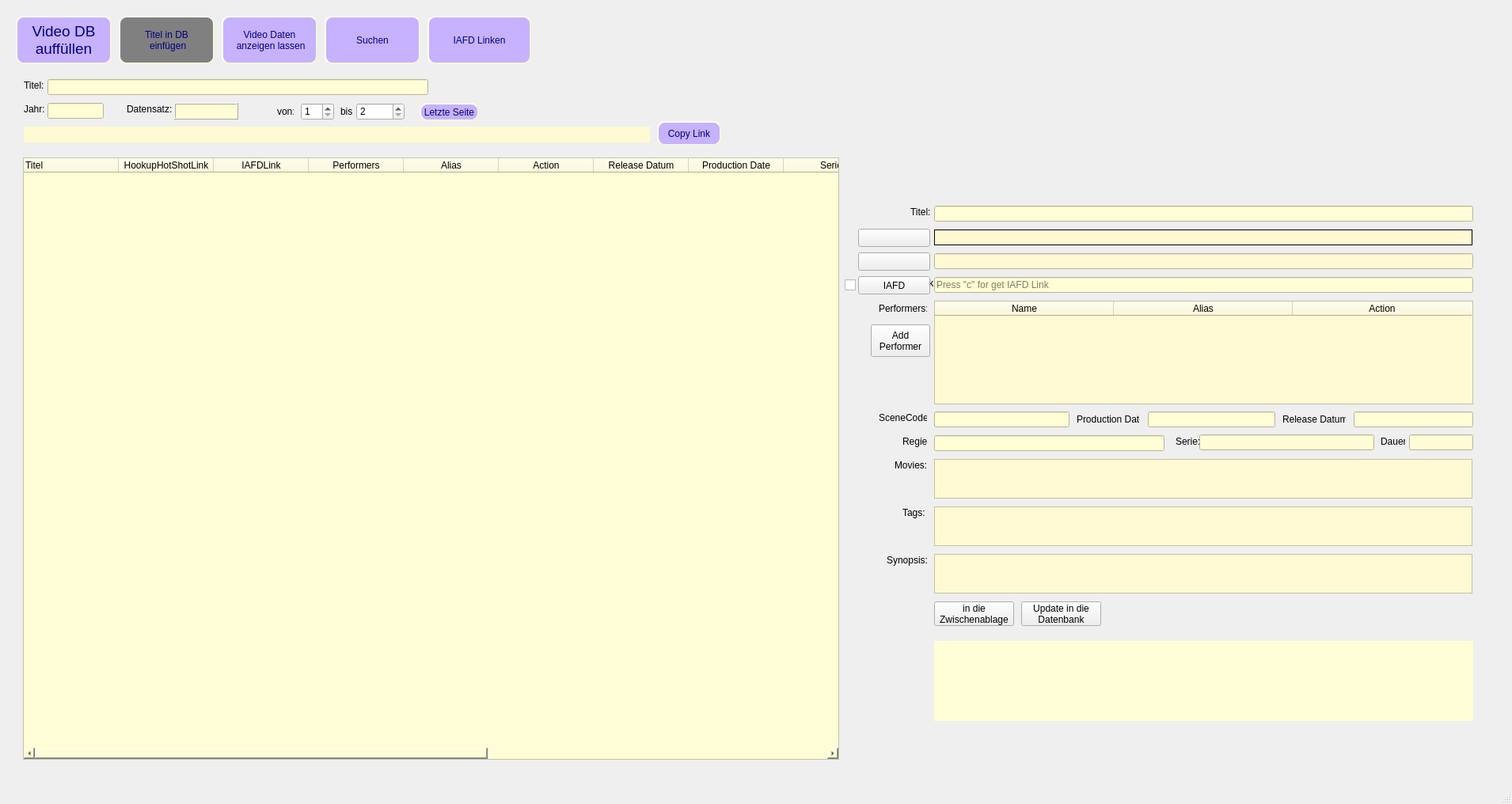
<?xml version="1.0" encoding="UTF-8"?>
<ui version="4.0">
 <class>Haupt_Fenster</class>
 <widget class="QMainWindow" name="Haupt_Fenster">
  <property name="geometry">
   <rect>
    <x>0</x>
    <y>0</y>
    <width>1910</width>
    <height>1016</height>
   </rect>
  </property>
  <property name="windowTitle">
   <string>HookupHotShot</string>
  </property>
  <widget class="QWidget" name="centralwidget">
   <widget class="QPushButton" name="Btn_Suchen">
    <property name="enabled">
     <bool>true</bool>
    </property>
    <property name="geometry">
     <rect>
      <x>410</x>
      <y>20</y>
      <width>121</width>
      <height>61</height>
     </rect>
    </property>
    <property name="styleSheet">
     <string notr="true">QPushButton { 
	color: rgb(0, 0, 127);
	selection-background-color: rgb(255, 85, 0);
	background-color: rgb(198, 178, 255);
	border-style: outset;
	border-width: 2px;
	font: 22pt &quot;MS Shell Dlg 2&quot;;
	border-radius: 10px;
	border-color: beige;
}                   
QPushButton:enabled{
	background-color: rgb(198, 178, 255);
}                           
QPushButton:pressed{ 
	background: red;
}                            
QPushButton:disabled{                             
	background-color: gray;                
}
QPushButton:hover{
	background-color: rgb(255, 85, 255);
}         </string>
    </property>
    <property name="text">
     <string>Suchen</string>
    </property>
   </widget>
   <widget class="QPushButton" name="Btn_VideoData">
    <property name="enabled">
     <bool>true</bool>
    </property>
    <property name="geometry">
     <rect>
      <x>280</x>
      <y>20</y>
      <width>121</width>
      <height>61</height>
     </rect>
    </property>
    <property name="styleSheet">
     <string notr="true">QPushButton { 
	font: 11pt &quot;MS Shell Dlg 2&quot;;
	color: rgb(0, 0, 127);
	selection-background-color: rgb(255, 85, 0);
	background-color: rgb(198, 178, 255);
	border-style: outset;
	border-width: 2px;
	font: 75 12pt &quot;MS Shell Dlg 2&quot;;
	border-radius: 10px;
	border-color: beige;
}                   
QPushButton:enabled{
	background-color: rgb(198, 178, 255);
}                           
QPushButton:pressed{ 
	background: red;
}                            
QPushButton:disabled{                             
	background-color: gray;                
}
QPushButton:hover{
	background-color: rgb(255, 85, 255);
}         </string>
    </property>
    <property name="text">
     <string>Video Daten 
 anzeigen lassen</string>
    </property>
    <property name="checkable">
     <bool>true</bool>
    </property>
   </widget>
   <widget class="QPushButton" name="Btn_IAFDLinken">
    <property name="geometry">
     <rect>
      <x>540</x>
      <y>20</y>
      <width>131</width>
      <height>61</height>
     </rect>
    </property>
    <property name="styleSheet">
     <string notr="true">QPushButton { 
	color: rgb(0, 0, 127);
	selection-background-color: rgb(255, 85, 0);
	background-color: rgb(198, 178, 255);
	border-style: outset;
	border-width: 2px;
	font: 16pt &quot;MS Shell Dlg 2&quot;;
	border-radius: 10px;
	border-color: beige;
}                   
QPushButton:enabled{
	background-color: rgb(198, 178, 255);
}                           
QPushButton:pressed{ 
	background: red;
}                            
QPushButton:disabled{                             
	background-color: gray;                
}
QPushButton:hover{
	background-color: rgb(255, 85, 255);
}         </string>
    </property>
    <property name="text">
     <string>IAFD Linken</string>
    </property>
   </widget>
   <widget class="QPushButton" name="Btn_VideoDB">
    <property name="enabled">
     <bool>true</bool>
    </property>
    <property name="geometry">
     <rect>
      <x>20</x>
      <y>20</y>
      <width>121</width>
      <height>61</height>
     </rect>
    </property>
    <property name="font">
     <font>
      <family>MS Shell Dlg 2</family>
      <pointsize>14</pointsize>
      <weight>50</weight>
      <italic>false</italic>
      <bold>false</bold>
     </font>
    </property>
    <property name="styleSheet">
     <string notr="true">QPushButton { 
	color: rgb(0, 0, 127);
	selection-background-color: rgb(255, 85, 0);
	background-color: rgb(198, 178, 255);
   
	border-image: url(:/Video_DBauffuellen/database_add.png);
	border-style: outset;
	border-width: 2px;
	font: 14pt &quot;MS Shell Dlg 2&quot;;
	border-radius: 10px;
	border-color: beige;
}                   

QPushButton:enabled{
	background-color: rgb(198, 178, 255);
}                           
QPushButton:pressed{ 
	background: red;
}                            
QPushButton:disabled{                             
	background-color: gray;                
}
QPushButton:hover{
	background-color: rgb(255, 85, 255);
}         </string>
    </property>
    <property name="text">
     <string>Video DB 
auffüllen</string>
    </property>
    <property name="icon">
     <iconset theme="ui\graphics\database_add.png">
      <normaloff>.</normaloff>.</iconset>
    </property>
   </widget>
   <widget class="QLabel" name="lbl_Titel">
    <property name="geometry">
     <rect>
      <x>30</x>
      <y>100</y>
      <width>31</width>
      <height>16</height>
     </rect>
    </property>
    <property name="text">
     <string>Titel:</string>
    </property>
   </widget>
   <widget class="QLineEdit" name="lnEdit_Titel">
    <property name="geometry">
     <rect>
      <x>60</x>
      <y>100</y>
      <width>481</width>
      <height>20</height>
     </rect>
    </property>
    <property name="styleSheet">
     <string notr="true">background-color: rgb(255, 253, 213);</string>
    </property>
    <property name="text">
     <string/>
    </property>
   </widget>
   <widget class="QLineEdit" name="lnEdit_Jahr">
    <property name="geometry">
     <rect>
      <x>60</x>
      <y>130</y>
      <width>71</width>
      <height>20</height>
     </rect>
    </property>
    <property name="styleSheet">
     <string notr="true">background-color: rgb(255, 253, 213);</string>
    </property>
    <property name="text">
     <string/>
    </property>
   </widget>
   <widget class="QLabel" name="lblJahr">
    <property name="geometry">
     <rect>
      <x>30</x>
      <y>130</y>
      <width>31</width>
      <height>16</height>
     </rect>
    </property>
    <property name="text">
     <string>Jahr:</string>
    </property>
   </widget>
   <widget class="QLabel" name="lblAFDLink">
    <property name="geometry">
     <rect>
      <x>30</x>
      <y>160</y>
      <width>791</width>
      <height>20</height>
     </rect>
    </property>
    <property name="styleSheet">
     <string notr="true">background-color: rgb(255, 250, 211);</string>
    </property>
    <property name="text">
     <string/>
    </property>
   </widget>
   <widget class="QPushButton" name="Btn_CopyLink">
    <property name="geometry">
     <rect>
      <x>830</x>
      <y>153</y>
      <width>81</width>
      <height>31</height>
     </rect>
    </property>
    <property name="styleSheet">
     <string notr="true">QPushButton { 
	color: rgb(0, 0, 127);
	selection-background-color: rgb(255, 85, 0);
	background-color: rgb(198, 178, 255);
	border-style: outset;
	border-width: 2px;
	font: 10pt &quot;MS Shell Dlg 2&quot;;
	border-radius: 10px;
	border-color: beige;
}                   
QPushButton:enabled{
	background-color: rgb(198, 178, 255);
}                           
QPushButton:pressed{ 
	background: red;
}                            
QPushButton:disabled{                             
	background-color: gray;                
}
QPushButton:hover{
	background-color: rgb(255, 85, 255);
}   </string>
    </property>
    <property name="text">
     <string>Copy Link</string>
    </property>
   </widget>
   <widget class="QPushButton" name="Btn_AddTitel">
    <property name="enabled">
     <bool>false</bool>
    </property>
    <property name="geometry">
     <rect>
      <x>150</x>
      <y>20</y>
      <width>121</width>
      <height>61</height>
     </rect>
    </property>
    <property name="styleSheet">
     <string notr="true">QPushButton { 
	color: rgb(0, 0, 127);
	selection-background-color: rgb(255, 85, 0);
	background-color: rgb(198, 178, 255);
	border-style: outset;
	border-width: 2px;
	font: 14pt &quot;MS Shell Dlg 2&quot;;
	border-radius: 10px;
	border-color: beige;
}                   
QPushButton:enabled{
	background-color: rgb(198, 178, 255);
}                           
QPushButton:pressed{ 
	background: red;
}                            
QPushButton:disabled{                             
	background-color: gray;                
}
QPushButton:hover{
	background-color: rgb(255, 85, 255);
}         </string>
    </property>
    <property name="text">
     <string>Titel in DB
 einfügen</string>
    </property>
    <property name="checkable">
     <bool>true</bool>
    </property>
   </widget>
   <widget class="QLabel" name="lblDBTitel">
    <property name="geometry">
     <rect>
      <x>1150</x>
      <y>260</y>
      <width>31</width>
      <height>16</height>
     </rect>
    </property>
    <property name="text">
     <string>Titel:</string>
    </property>
   </widget>
   <widget class="QLabel" name="lblDBIAFDLink">
    <property name="geometry">
     <rect>
      <x>1130</x>
      <y>350</y>
      <width>51</width>
      <height>16</height>
     </rect>
    </property>
    <property name="text">
     <string>IAFDLink:</string>
    </property>
   </widget>
   <widget class="QLabel" name="lblDBPerformers">
    <property name="geometry">
     <rect>
      <x>1110</x>
      <y>380</y>
      <width>61</width>
      <height>20</height>
     </rect>
    </property>
    <property name="text">
     <string>Performers:</string>
    </property>
   </widget>
   <widget class="QLabel" name="lblDBSceneCode">
    <property name="geometry">
     <rect>
      <x>1110</x>
      <y>520</y>
      <width>61</width>
      <height>16</height>
     </rect>
    </property>
    <property name="text">
     <string>SceneCode:</string>
    </property>
   </widget>
   <widget class="QLabel" name="lblDBRegie">
    <property name="geometry">
     <rect>
      <x>1140</x>
      <y>550</y>
      <width>31</width>
      <height>16</height>
     </rect>
    </property>
    <property name="text">
     <string>Regie:</string>
    </property>
   </widget>
   <widget class="QLabel" name="lblDBMovies">
    <property name="geometry">
     <rect>
      <x>1130</x>
      <y>580</y>
      <width>41</width>
      <height>16</height>
     </rect>
    </property>
    <property name="text">
     <string>Movies:</string>
    </property>
   </widget>
   <widget class="QLabel" name="lblDBSynopsis">
    <property name="geometry">
     <rect>
      <x>1120</x>
      <y>700</y>
      <width>51</width>
      <height>16</height>
     </rect>
    </property>
    <property name="text">
     <string>Synopsis:</string>
    </property>
   </widget>
   <widget class="QLabel" name="lblDBProDate">
    <property name="geometry">
     <rect>
      <x>1360</x>
      <y>520</y>
      <width>80</width>
      <height>20</height>
     </rect>
    </property>
    <property name="text">
     <string>Production Date:</string>
    </property>
   </widget>
   <widget class="QTableWidget" name="tblWdg_Daten">
    <property name="geometry">
     <rect>
      <x>29</x>
      <y>199</y>
      <width>1031</width>
      <height>761</height>
     </rect>
    </property>
    <property name="maximumSize">
     <size>
      <width>1100</width>
      <height>16777215</height>
     </size>
    </property>
    <property name="tabletTracking">
     <bool>false</bool>
    </property>
    <property name="styleSheet">
     <string notr="true">background-color: rgb(255, 253, 213);</string>
    </property>
    <property name="sizeAdjustPolicy">
     <enum>QAbstractScrollArea::AdjustToContents</enum>
    </property>
    <property name="editTriggers">
     <set>QAbstractItemView::SelectedClicked</set>
    </property>
    <property name="selectionBehavior">
     <enum>QAbstractItemView::SelectRows</enum>
    </property>
    <property name="sortingEnabled">
     <bool>true</bool>
    </property>
    <attribute name="horizontalHeaderDefaultSectionSize">
     <number>120</number>
    </attribute>
    <column>
     <property name="text">
      <string>Titel</string>
     </property>
     <property name="textAlignment">
      <set>AlignLeading|AlignTop</set>
     </property>
    </column>
    <column>
     <property name="text">
      <string>HookupHotShotLink</string>
     </property>
    </column>
    <column>
     <property name="text">
      <string>IAFDLink</string>
     </property>
    </column>
    <column>
     <property name="text">
      <string>Performers</string>
     </property>
    </column>
    <column>
     <property name="text">
      <string>Alias</string>
     </property>
    </column>
    <column>
     <property name="text">
      <string>Action</string>
     </property>
    </column>
    <column>
     <property name="text">
      <string>Release Datum</string>
     </property>
    </column>
    <column>
     <property name="text">
      <string>Production Date</string>
     </property>
    </column>
    <column>
     <property name="text">
      <string>Serie</string>
     </property>
    </column>
    <column>
     <property name="text">
      <string>Regie</string>
     </property>
    </column>
    <column>
     <property name="text">
      <string>Scene Code</string>
     </property>
    </column>
    <column>
     <property name="text">
      <string>Movies</string>
     </property>
    </column>
    <column>
     <property name="text">
      <string>Synopsis</string>
     </property>
    </column>
    <column>
     <property name="text">
      <string>Tags</string>
     </property>
    </column>
   </widget>
   <widget class="QLabel" name="lblDBWebSideLink1">
    <property name="geometry">
     <rect>
      <x>1088</x>
      <y>290</y>
      <width>81</width>
      <height>16</height>
     </rect>
    </property>
    <property name="text">
     <string>Hookup Hotshots:</string>
    </property>
   </widget>
   <widget class="QLabel" name="lbl_DBWebSideLink1">
    <property name="geometry">
     <rect>
      <x>1180</x>
      <y>290</y>
      <width>680</width>
      <height>20</height>
     </rect>
    </property>
    <property name="styleSheet">
     <string notr="true">background-color: rgb(255, 250, 211);</string>
    </property>
    <property name="frameShape">
     <enum>QFrame::Box</enum>
    </property>
    <property name="frameShadow">
     <enum>QFrame::Plain</enum>
    </property>
    <property name="text">
     <string/>
    </property>
   </widget>
   <widget class="QLineEdit" name="lnEdit_DBTitel">
    <property name="geometry">
     <rect>
      <x>1180</x>
      <y>260</y>
      <width>681</width>
      <height>20</height>
     </rect>
    </property>
    <property name="styleSheet">
     <string notr="true">background-color: rgb(255, 253, 213);</string>
    </property>
   </widget>
   <widget class="QLineEdit" name="lnEdit_DBSceneCode">
    <property name="geometry">
     <rect>
      <x>1180</x>
      <y>520</y>
      <width>171</width>
      <height>20</height>
     </rect>
    </property>
    <property name="styleSheet">
     <string notr="true">background-color: rgb(255, 253, 213);</string>
    </property>
   </widget>
   <widget class="QLineEdit" name="lnEdit_DBProDate">
    <property name="geometry">
     <rect>
      <x>1450</x>
      <y>520</y>
      <width>161</width>
      <height>20</height>
     </rect>
    </property>
    <property name="styleSheet">
     <string notr="true">background-color: rgb(255, 253, 213);</string>
    </property>
   </widget>
   <widget class="QLineEdit" name="lnEdit_DBRegie">
    <property name="geometry">
     <rect>
      <x>1180</x>
      <y>550</y>
      <width>291</width>
      <height>20</height>
     </rect>
    </property>
    <property name="styleSheet">
     <string notr="true">background-color: rgb(255, 253, 213);</string>
    </property>
   </widget>
   <widget class="QPushButton" name="Btn_IAFDLink">
    <property name="geometry">
     <rect>
      <x>1084</x>
      <y>349</y>
      <width>91</width>
      <height>23</height>
     </rect>
    </property>
    <property name="text">
     <string>IAFD</string>
    </property>
   </widget>
   <widget class="QPushButton" name="Btn_WebSide1">
    <property name="geometry">
     <rect>
      <x>1084</x>
      <y>289</y>
      <width>91</width>
      <height>23</height>
     </rect>
    </property>
    <property name="text">
     <string/>
    </property>
   </widget>
   <widget class="QLineEdit" name="lnEdit_DBRelease">
    <property name="geometry">
     <rect>
      <x>1710</x>
      <y>520</y>
      <width>151</width>
      <height>20</height>
     </rect>
    </property>
    <property name="styleSheet">
     <string notr="true">background-color: rgb(255, 253, 213);</string>
    </property>
   </widget>
   <widget class="QLabel" name="lblDBRelease">
    <property name="geometry">
     <rect>
      <x>1620</x>
      <y>520</y>
      <width>80</width>
      <height>20</height>
     </rect>
    </property>
    <property name="text">
     <string>Release Datum:</string>
    </property>
   </widget>
   <widget class="QPushButton" name="Btn_CopyIAFD">
    <property name="geometry">
     <rect>
      <x>1180</x>
      <y>760</y>
      <width>101</width>
      <height>31</height>
     </rect>
    </property>
    <property name="text">
     <string>in die
Zwischenablage</string>
    </property>
   </widget>
   <widget class="QLabel" name="lblClipboard">
    <property name="geometry">
     <rect>
      <x>1180</x>
      <y>810</y>
      <width>681</width>
      <height>101</height>
     </rect>
    </property>
    <property name="styleSheet">
     <string notr="true">background-color: rgb(255, 253, 213);
</string>
    </property>
    <property name="text">
     <string/>
    </property>
   </widget>
   <widget class="QTextEdit" name="txtEdit_DBMovies">
    <property name="geometry">
     <rect>
      <x>1180</x>
      <y>580</y>
      <width>680</width>
      <height>50</height>
     </rect>
    </property>
    <property name="styleSheet">
     <string notr="true">background-color: rgb(255, 250, 211);</string>
    </property>
    <property name="acceptRichText">
     <bool>false</bool>
    </property>
   </widget>
   <widget class="QTextEdit" name="txtEdit_DBSynopsis">
    <property name="geometry">
     <rect>
      <x>1180</x>
      <y>700</y>
      <width>680</width>
      <height>50</height>
     </rect>
    </property>
    <property name="styleSheet">
     <string notr="true">background-color: rgb(255, 250, 211);</string>
    </property>
    <property name="acceptRichText">
     <bool>false</bool>
    </property>
   </widget>
   <widget class="QPushButton" name="Btn_DBUpdate">
    <property name="geometry">
     <rect>
      <x>1290</x>
      <y>760</y>
      <width>101</width>
      <height>31</height>
     </rect>
    </property>
    <property name="text">
     <string>Update in die
Datenbank</string>
    </property>
   </widget>
   <widget class="QLabel" name="lbl_DatenSatz">
    <property name="geometry">
     <rect>
      <x>220</x>
      <y>130</y>
      <width>81</width>
      <height>21</height>
     </rect>
    </property>
    <property name="styleSheet">
     <string notr="true">background-color: rgb(255, 253, 213);</string>
    </property>
    <property name="frameShape">
     <enum>QFrame::Box</enum>
    </property>
    <property name="frameShadow">
     <enum>QFrame::Raised</enum>
    </property>
    <property name="text">
     <string/>
    </property>
   </widget>
   <widget class="QLabel" name="lbllbl_DatenSatz">
    <property name="geometry">
     <rect>
      <x>160</x>
      <y>130</y>
      <width>61</width>
      <height>16</height>
     </rect>
    </property>
    <property name="text">
     <string>Datensatz:</string>
    </property>
   </widget>
   <widget class="QLineEdit" name="lnEdit_DBIAFDLink">
    <property name="geometry">
     <rect>
      <x>1180</x>
      <y>350</y>
      <width>681</width>
      <height>20</height>
     </rect>
    </property>
    <property name="styleSheet">
     <string notr="true">background-color: rgb(255, 253, 213);</string>
    </property>
    <property name="placeholderText">
     <string>Press &quot;c&quot; for get IAFD Link</string>
    </property>
   </widget>
   <widget class="QCheckBox" name="chkBox_IAFD">
    <property name="geometry">
     <rect>
      <x>1067</x>
      <y>350</y>
      <width>20</width>
      <height>20</height>
     </rect>
    </property>
    <property name="text">
     <string/>
    </property>
   </widget>
   <widget class="QTextEdit" name="txtEdit_DBTags">
    <property name="geometry">
     <rect>
      <x>1180</x>
      <y>640</y>
      <width>680</width>
      <height>50</height>
     </rect>
    </property>
    <property name="styleSheet">
     <string notr="true">background-color: rgb(255, 250, 211);</string>
    </property>
    <property name="acceptRichText">
     <bool>false</bool>
    </property>
   </widget>
   <widget class="QLabel" name="lblDBTags">
    <property name="geometry">
     <rect>
      <x>1140</x>
      <y>640</y>
      <width>31</width>
      <height>16</height>
     </rect>
    </property>
    <property name="text">
     <string>Tags:</string>
    </property>
   </widget>
   <widget class="QTableWidget" name="tblWdg_Performers">
    <property name="geometry">
     <rect>
      <x>1180</x>
      <y>380</y>
      <width>681</width>
      <height>131</height>
     </rect>
    </property>
    <property name="styleSheet">
     <string notr="true">background-color: rgb(255, 250, 211);</string>
    </property>
    <property name="frameShadow">
     <enum>QFrame::Plain</enum>
    </property>
    <property name="lineWidth">
     <number>0</number>
    </property>
    <property name="midLineWidth">
     <number>2</number>
    </property>
    <attribute name="horizontalHeaderDefaultSectionSize">
     <number>226</number>
    </attribute>
    <column>
     <property name="text">
      <string>Name</string>
     </property>
    </column>
    <column>
     <property name="text">
      <string>Alias</string>
     </property>
    </column>
    <column>
     <property name="text">
      <string>Action</string>
     </property>
    </column>
   </widget>
   <widget class="QPushButton" name="Btn_AddPerformer">
    <property name="geometry">
     <rect>
      <x>1100</x>
      <y>410</y>
      <width>75</width>
      <height>41</height>
     </rect>
    </property>
    <property name="text">
     <string>Add 
Performer</string>
    </property>
   </widget>
   <widget class="QSpinBox" name="spinBox_vonVideo">
    <property name="geometry">
     <rect>
      <x>380</x>
      <y>130</y>
      <width>42</width>
      <height>22</height>
     </rect>
    </property>
    <property name="minimum">
     <number>1</number>
    </property>
    <property name="maximum">
     <number>600</number>
    </property>
   </widget>
   <widget class="QSpinBox" name="spinBox_bisVideo">
    <property name="geometry">
     <rect>
      <x>450</x>
      <y>130</y>
      <width>61</width>
      <height>22</height>
     </rect>
    </property>
    <property name="minimum">
     <number>2</number>
    </property>
    <property name="maximum">
     <number>600</number>
    </property>
   </widget>
   <widget class="QLabel" name="lblvonVideo">
    <property name="geometry">
     <rect>
      <x>350</x>
      <y>133</y>
      <width>21</width>
      <height>16</height>
     </rect>
    </property>
    <property name="text">
     <string>von:</string>
    </property>
   </widget>
   <widget class="QLabel" name="lblbisVideo">
    <property name="geometry">
     <rect>
      <x>430</x>
      <y>133</y>
      <width>21</width>
      <height>16</height>
     </rect>
    </property>
    <property name="text">
     <string>bis</string>
    </property>
   </widget>
   <widget class="QPushButton" name="Btn_LastSide">
    <property name="geometry">
     <rect>
      <x>530</x>
      <y>130</y>
      <width>75</width>
      <height>23</height>
     </rect>
    </property>
    <property name="styleSheet">
     <string notr="true">QPushButton { 
	color: rgb(0, 0, 127);
	selection-background-color: rgb(255, 85, 0);
	background-color: rgb(198, 178, 255);
	border-style: outset;
	border-width: 2px;
	font:8pt &quot;MS Shell Dlg 2&quot;;
	border-radius: 10px;
	border-color: beige;
}                   
QPushButton:enabled{
	background-color: rgb(198, 178, 255);
}                           
QPushButton:pressed{ 
	background: red;
}                            
QPushButton:disabled{                             
	background-color: gray;                
}
QPushButton:hover{
	background-color: rgb(255, 85, 255);
}    </string>
    </property>
    <property name="text">
     <string>Letzte Seite</string>
    </property>
   </widget>
   <widget class="QLabel" name="lblDBWebSideLink2">
    <property name="geometry">
     <rect>
      <x>1088</x>
      <y>320</y>
      <width>81</width>
      <height>16</height>
     </rect>
    </property>
    <property name="text">
     <string>Evil Angel:</string>
    </property>
   </widget>
   <widget class="QPushButton" name="Btn_WebSide2">
    <property name="geometry">
     <rect>
      <x>1084</x>
      <y>319</y>
      <width>91</width>
      <height>23</height>
     </rect>
    </property>
    <property name="text">
     <string/>
    </property>
   </widget>
   <widget class="QLineEdit" name="lnEdit_DBWebSideLink2">
    <property name="geometry">
     <rect>
      <x>1180</x>
      <y>320</y>
      <width>681</width>
      <height>20</height>
     </rect>
    </property>
    <property name="styleSheet">
     <string notr="true">background-color: rgb(255, 250, 211);</string>
    </property>
    <property name="readOnly">
     <bool>false</bool>
    </property>
   </widget>
   <widget class="QLineEdit" name="lnEdit_DBDauer_3">
    <property name="geometry">
     <rect>
      <x>1780</x>
      <y>549</y>
      <width>81</width>
      <height>20</height>
     </rect>
    </property>
    <property name="styleSheet">
     <string notr="true">background-color: rgb(255, 253, 213);</string>
    </property>
   </widget>
   <widget class="QLabel" name="lblDBSerie_3">
    <property name="geometry">
     <rect>
      <x>1485</x>
      <y>550</y>
      <width>31</width>
      <height>16</height>
     </rect>
    </property>
    <property name="text">
     <string>Serie:</string>
    </property>
   </widget>
   <widget class="QLineEdit" name="lnEdit_DBSerie_3">
    <property name="geometry">
     <rect>
      <x>1515</x>
      <y>549</y>
      <width>221</width>
      <height>20</height>
     </rect>
    </property>
    <property name="styleSheet">
     <string notr="true">background-color: rgb(255, 253, 213);</string>
    </property>
   </widget>
   <widget class="QLabel" name="lblDBDauer_3">
    <property name="geometry">
     <rect>
      <x>1744</x>
      <y>550</y>
      <width>31</width>
      <height>16</height>
     </rect>
    </property>
    <property name="text">
     <string>Dauer:</string>
    </property>
   </widget>
   <zorder>tblWdg_Performers</zorder>
   <zorder>Btn_Suchen</zorder>
   <zorder>Btn_VideoData</zorder>
   <zorder>Btn_IAFDLinken</zorder>
   <zorder>Btn_VideoDB</zorder>
   <zorder>lbl_Titel</zorder>
   <zorder>lnEdit_Titel</zorder>
   <zorder>lnEdit_Jahr</zorder>
   <zorder>lblJahr</zorder>
   <zorder>lblAFDLink</zorder>
   <zorder>Btn_CopyLink</zorder>
   <zorder>Btn_AddTitel</zorder>
   <zorder>lblDBTitel</zorder>
   <zorder>lblDBIAFDLink</zorder>
   <zorder>lblDBPerformers</zorder>
   <zorder>lblDBSceneCode</zorder>
   <zorder>lblDBRegie</zorder>
   <zorder>lblDBMovies</zorder>
   <zorder>lblDBSynopsis</zorder>
   <zorder>lblDBProDate</zorder>
   <zorder>tblWdg_Daten</zorder>
   <zorder>lblDBWebSideLink1</zorder>
   <zorder>lbl_DBWebSideLink1</zorder>
   <zorder>lnEdit_DBTitel</zorder>
   <zorder>lnEdit_DBSceneCode</zorder>
   <zorder>lnEdit_DBProDate</zorder>
   <zorder>lnEdit_DBRegie</zorder>
   <zorder>Btn_IAFDLink</zorder>
   <zorder>Btn_WebSide1</zorder>
   <zorder>lnEdit_DBRelease</zorder>
   <zorder>lblDBRelease</zorder>
   <zorder>Btn_CopyIAFD</zorder>
   <zorder>lblClipboard</zorder>
   <zorder>txtEdit_DBMovies</zorder>
   <zorder>txtEdit_DBSynopsis</zorder>
   <zorder>Btn_DBUpdate</zorder>
   <zorder>lbl_DatenSatz</zorder>
   <zorder>lbllbl_DatenSatz</zorder>
   <zorder>lnEdit_DBIAFDLink</zorder>
   <zorder>chkBox_IAFD</zorder>
   <zorder>txtEdit_DBTags</zorder>
   <zorder>lblDBTags</zorder>
   <zorder>Btn_AddPerformer</zorder>
   <zorder>spinBox_vonVideo</zorder>
   <zorder>spinBox_bisVideo</zorder>
   <zorder>lblvonVideo</zorder>
   <zorder>lblbisVideo</zorder>
   <zorder>Btn_LastSide</zorder>
   <zorder>lblDBWebSideLink2</zorder>
   <zorder>Btn_WebSide2</zorder>
   <zorder>lnEdit_DBWebSideLink2</zorder>
   <zorder>lnEdit_DBDauer_3</zorder>
   <zorder>lblDBSerie_3</zorder>
   <zorder>lnEdit_DBSerie_3</zorder>
   <zorder>lblDBDauer_3</zorder>
  </widget>
  <widget class="QMenuBar" name="menubar">
   <property name="geometry">
    <rect>
     <x>0</x>
     <y>0</y>
     <width>1910</width>
     <height>21</height>
    </rect>
   </property>
  </widget>
  <widget class="QStatusBar" name="statusbar"/>
 </widget>
 <resources>
  <include location="images/backgroundimage.qrc"/>
 </resources>
 <connections/>
</ui>
